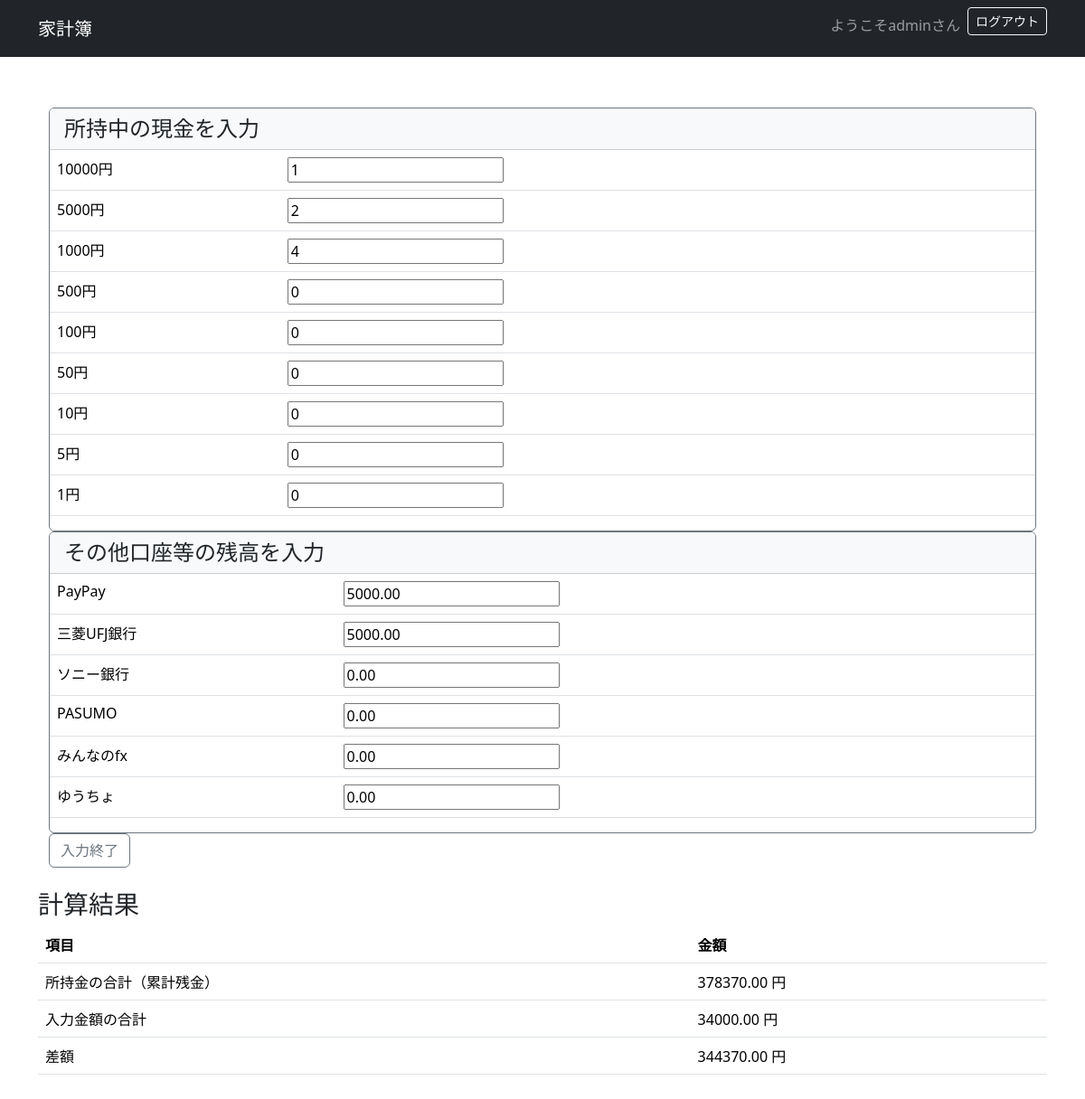
/transaction/compare-balance (signed in), run on the app's committed database.
### kakeibo/models.py (models this page shows, shortened)
class AccountType(models.Model):
    name = models.CharField("資金形態", max_length=50)
    created_at = models.DateTimeField("作成日", auto_now_add=True)
    updated_at = models.DateTimeField("更新日", auto_now=True)

### kakeibo/views.py (the view)
# urls.py: path("compare-balance", views.compare_balance, name="compare_balance"),
@login_required
def compare_balance(request):
    default_currency = Currency.objects.filter(name="円").first()
    cash_holdings = CashHolding.objects.filter(user=request.user, currency=default_currency)
    cash_data = {
        f"denomination_{holding.denomination.value}": holding.quantity for holding in cash_holdings
    }
    account_balances = AccountBalance.objects.filter(user=request.user, currency=default_currency)
    account_data = {
        balance.account_type.name: balance.balance for balance in account_balances
    }
    total_entered = 0
    total_balance = sum(t.amount for t in Transaction.objects.filter(user=request.user, date__lt=calculate_end_of_month(now().date())))
    if request.method == 'POST':
        cash_form = CompareCashBalanceForm(request.POST)
        if cash_form.is_valid():
            for denomination in Denomination.objects.filter(currency=default_currency):
                denomination_value = denomination.value
                entered_value = cash_form.cleaned_data.get(f'denomination_{denomination_value}', 0) or 0
                total_entered += denomination_value * entered_value
                cash_holding, created = CashHolding.objects.get_or_create(
                    user=request.user,
                    currency=default_currency,
                    denomination=denomination,
                    defaults={'quantity': entered_value}
                )
                if not created:
                    cash_holding.quantity = entered_value
                    cash_holding.save()
        account_form = CompareAccountsBalanceForm(request.POST)
        if account_form.is_valid():
            for account_type in AccountType.objects.all():
                entered_value = account_form.cleaned_data.get(account_type.name) or 0
                total_entered += entered_value
                account_balance, created = AccountBalance.objects.get_or_create(
                    user=request.user,
                    currency=default_currency,
                    account_type=account_type,
                    defaults={'balance': entered_value}
                )
                if not created:
                    account_balance.balance = entered_value
                    account_balance.save()
    else:
        cash_form = CompareCashBalanceForm(initial=cash_data)
        account_form = CompareAccountsBalanceForm(initial=account_data)
        for denomination in Denomination.objects.filter(currency=default_currency):
            for cash_holding in CashHolding.objects.filter(user=request.user, currency=default_currency, denomination=denomination):
                total_entered += denomination.value * cash_holding.quantity
        for account_balance in AccountBalance.objects.filter(user=request.user, currency=default_currency):
            total_entered += account_balance.balance
    difference = total_balance - total_entered
    return render(request, 'transactions/compare_balance.html', {
        'cash_form': cash_form,
        'account_form': account_form,
        'cash_holdings': cash_holdings,
        'total_balance': total_balance,
        'total_entered': total_entered,
        'difference': difference,
    })

### kakeibo/forms.py
class CompareCashBalanceForm(forms.Form):
    for denomination in Denomination.objects.all():
        locals()[f'denomination_{denomination.value}'] = forms.IntegerField(
            initial=0,
            required=True,
            label=f"{denomination.value}円",
            widget=forms.NumberInput(attrs={'placeholder': '枚数を入力'})
        )

class CompareAccountsBalanceForm(forms.Form):
    for account_type in AccountType.objects.all():
        if account_type.name != '現金':
            locals()[account_type.name] = forms.IntegerField(
                initial=0,
                required=True,
                label=account_type.name
            )

### kakeibo/views.py (called while the page is built)
def calculate_end_of_month(today):
    year = today.year
    month = today.month
    if month == 12:
        end_of_month = date(year+1, 1, 1)
    else:
        end_of_month = date(year, month+1, 1)
    return end_of_month

### kakeibo/templates/transactions/compare_balance.html (shortened to what this page needs)
{% extends "base.html" %}
{% block main %}
<div class="container my-4">
    <form method="post">
        <div class="card border-secondary">
            <div class="card-header bg-light">
                <h4 class="mb-0">所持中の現金を入力</h4>
            </div>
            <table class="table">
                <tbody>
                    {% for field in cash_form %}
                    <tr>
                        <td><label for="{{ field.id_for_label }}">{{ field.label }}</label></td>
                        <td>{{ field }}</td>
                    </tr>
                    {% endfor %}
                </tbody>
            </table>
        </div>
        <div class="card border-secondary">
            <div class="card-header bg-light">
                <h4 class="mb-0">その他口座等の残高を入力</h4>
            </div>
            <div>
                <table class="table">
                    <tbody>
                        {% for field in account_form %}
                        <tr>
                            <td><label for="{{ field.id_for_label }}">{{ field.label }}</label></td>
                            <td>{{ field }}</td>
                        </tr>
                        {% endfor %}
                    </tbody>
                </table>
            </div>
        </div>
        <div class="text-right">
            <button type="submit" class="btn btn-outline-secondary">入力終了</button>
        </div>
    </form>
</div>
<h3>計算結果</h3>
<table class="table">
    <thead>
        <tr>
            <th>項目</th>
            <th>金額</th>
        </tr>
    </thead>
    <tbody>
        <tr>
            <td>所持金の合計（累計残金）</td>
            <td>{{ total_balance }} 円</td>
        </tr>
        <tr>
            <td>入力金額の合計</td>
            <td>{{ total_entered }} 円</td>
        </tr>
        <tr>
            <td>差額</td>
            <td>
                {{ difference }} 円
            </td>
        </tr>
    </tbody>
</table>
{% endblock %}

### templates/base.html (shortened to what this page needs)
{% load static %}
{% load django_bootstrap5 %}
<html>
    <head>
        {% bootstrap_css %}
        <link rel="stylesheet" href="{% static 'kakeibo/css/style.css' %}">
        <link rel="stylesheet" href="https://cdn.datatables.net/1.13.6/css/jquery.dataTables.min.css">
    </head>
    <body>
        <nav class="navbar navbar-expand flex-md-row navbar-dark bg-dark">
            <div class="container justify-content-between">
                <a href="/" class="navbar-brand">家計簿</a>
                <ul class="navbar-nav mr-md-2">
                    {% if user.is_authenticated %}
                    <li class="navbar-text">ようこそ{{ request.user.username }}さん</li>
                    <li class="nav-item">
                        <form action="{% url 'logout' %}" method="post">
                            <button type="submit" class="btn btn-outline-light btn-sm ms-2">
                                ログアウト
                            </button>
                        </form>
                    </li>
                    {% endif %}
                </ul>
            </div>
        </nav>
        <main>
            <div class="container">
                {% block main %}{% endblock %}
            </div>
        </main>
    </body>
</html>

### kakeibo/static/kakeibo/css/style.css (style rules this page uses)
main { padding: 2rem 0; }

### data on the page
AccountType: label "PayPay", field "5000.00"
AccountType: label "三菱UFJ銀行", field "5000.00"
AccountType: label "ソニー銀行", field "0.00"
AccountType: label "PASUMO", field "0.00"
AccountType: label "みんなのfx", field "0.00"
AccountType: label "ゆうちょ", field "0.00"

### other printed values
{{ request.user.username }} "admin"
{{ field.label }} "10000円" "5000円" "1000円" "500円" "100円" "50円" "10円" "5円" "1円"
{{ total_balance }} "378370.00"
{{ total_entered }} "34000.00"
{{ difference }} "344370.00"
